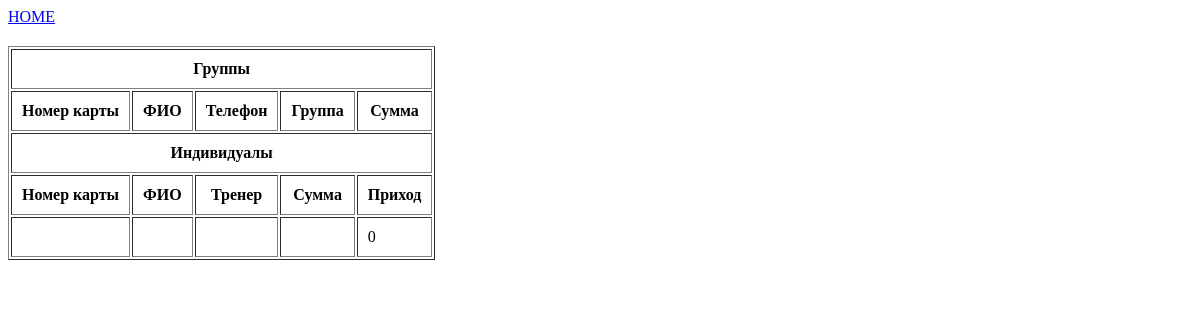
/report, run on an earlier commit of the app's database.
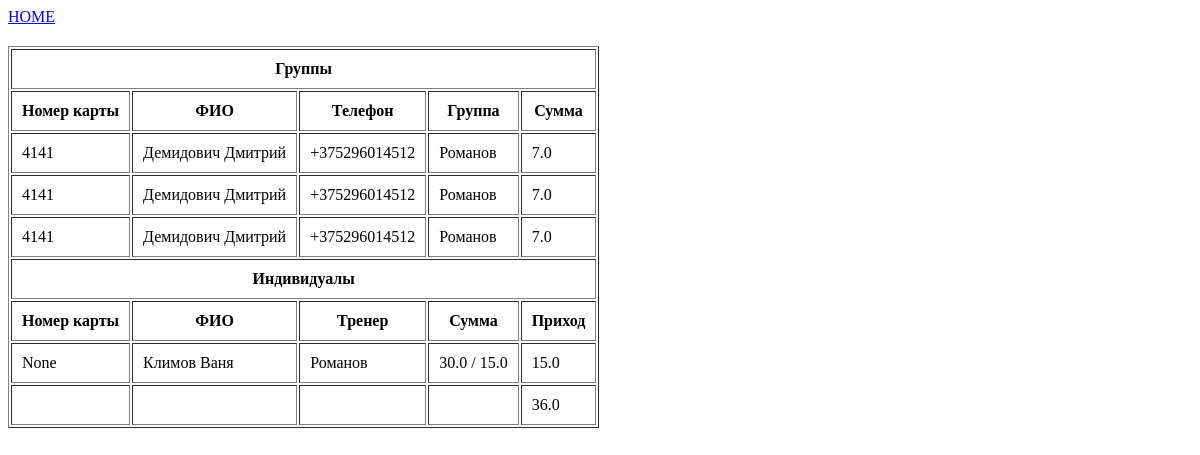
And on a later commit of the database.
### billing/models.py (models this page shows, shortened)
class Payment(models.Model):
    client = models.ForeignKey(Client, on_delete=models.PROTECT, verbose_name='Плательщик')
    payment_to_choices = [
        ('G', 'В группу'),
        ('I', 'Индивидуально')
    ]
    payment_type_choices = [
        ('O', 'Разовый платеж'),
        ('M', 'Месячный взнос')
    ]
    payment_to = models.CharField(max_length=1, choices=payment_to_choices, default='G', verbose_name='Направление оплаты')
    payment_type = models.CharField(max_length=1, choices=payment_type_choices, default='M', verbose_name='Тип оплаты')
    trener = models.ForeignKey(Trener, on_delete=models.PROTECT, verbose_name='Тренер', blank=True, null=True)
    group = models.ForeignKey(Group, on_delete=models.PROTECT, verbose_name='Группа', blank=True, null=True)
    date = models.DateField(verbose_name='Дата оплаты', default=timezone.now)
    amount = models.FloatField(verbose_name='Сумма', default=60)
    trener_part = models.FloatField(verbose_name='Тренеру', default=0)
    def today(self):
        return date.today()
    def total_amount(self):
        return self.amount - self.trener_part
    class Meta:
        verbose_name = 'Оплата'
        verbose_name_plural = 'Оплаты'

class Client(models.Model):
    member_card = models.CharField(verbose_name='Членская карта', max_length=4, blank=True, null=True)
    name = models.CharField(verbose_name='ФИО', max_length=50, blank=True, null=True)
    tel_number = models.CharField(verbose_name='Номер телефона', max_length=20, blank=True, null=True)
    info = models.TextField(verbose_name='Дополнительная информация', null=True, blank=True)
    training_type_choices = [
        ('I', 'Индивидуал'),
        ('G', 'В группе'),
        ('B', 'Смешанный'),
    ]
    cl_type = models.CharField(verbose_name='Тип клиента', max_length=1, choices=training_type_choices, default='G')
    treners = models.ManyToManyField(Trener, verbose_name='Тренер', blank=True)
    groups = models.ManyToManyField(Group, verbose_name='Группа', blank=True)
    def __str__(self):
        return self.name
    class Meta:
        verbose_name = 'Клиент'
        verbose_name_plural = 'Клиенты'

class Group(models.Model):
    gr_type_choices = [
        ('A', 'Взрослая'),
        ('C', 'Детская')
    ]
    sport_type_choices = [
        ('B', 'Классический бокс'),
        ('T', 'Тайский бокс'),
        ('W', 'Женская группа'),
        ('M', 'ММА')
    ]
    gr_type = models.CharField(verbose_name='Возраст', max_length=1, choices=gr_type_choices, default='A')
    sport_type = models.CharField(verbose_name='Тип', max_length=1, choices = sport_type_choices, default='T')
    time = models.TimeField(verbose_name='Время')
    trener = models.ForeignKey('Trener', verbose_name='Тренер', on_delete=models.PROTECT, null=True, blank=True)
    address = models.ForeignKey('Address', verbose_name='Зал', on_delete=models.PROTECT, null=True, blank=True)
    class Meta:
        verbose_name = 'Группа'
        verbose_name_plural = 'Группы'

class Trener(models.Model):
    name = models.CharField(max_length=50, verbose_name = 'Имя')
    tel_number = models.CharField(max_length=20, verbose_name = 'Номер телефона')
    info = models.TextField(blank=True, null=False, verbose_name = 'Дополнительная информация')
    class Meta:
        verbose_name = 'Тренер'
        verbose_name_plural = 'Тренеры'
    def __str__(self):
        return self.name.split(' ')[0]

### billing/views.py (the view)
# urls.py: path('report', views.get_report, name='get_report'),
def get_report(request):
    payments = Payment.objects.all()
    return render(request, 'billing/report.html', {
        'payments': payments,
        'result' : total_payment(payments, date.today()),
    })

### billing/views.py (called while the page is built)
def total_payment(payments, date=date.today()):
    result = 0
    for payment in payments:
        if payment.date >= date:
            if payment.payment_to == 'G':
                result += payment.amount
            else:
                result += payment.total_amount()
    return result

### ChinukMaster/templates/billing/report.html (shortened to what this page needs)
{% extends 'billing/base.html' %}
{% block content %}
    <table cellpadding='10' border="1px solid black">
        <tr>
            <th colspan="5">Группы</th>
        </tr>
        <tr>
            <th>Номер карты</th>
            <th>ФИО</th>
            <th>Телефон</th>
            <th>Группа</th>
            <th>Сумма</th>
        </tr>
    {% for payment in payments %}
        {% if payment.group %}
            {% if payment.date == payment.today %}
                <tr>
                    <td>{{payment.client.member_card}}</td>
                    <td>{{payment.client}}</td>
                    <td>{{payment.client.tel_number}}</td>
                    <td>{{payment.group.trener}}</td>
                    <td>{{payment.amount}}</td>
                </tr>
            {% endif %}
        {% endif %}
    {% endfor %}
    <tr>
        <th colspan="5">Индивидуалы</th>
    </tr>
    <tr>
        <th>Номер карты</th>
        <th>ФИО</th>
        <th>Тренер</th>
        <th>Сумма</th>
        <th>Приход</th>
    </tr>
    {% for payment in payments %}
        {% if payment.trener %}
            {% if payment.date == payment.today %}
                <tr>
                    <td>{{payment.client.member_card}}</td>
                    <td>{{payment.client}}</td>
                    <td>{{payment.trener}}</td>
                    <td>{{payment.amount}} / {{payment.trener_part}}</td>
                    <td>{{payment.total_amount}}</td>
                </tr>
            {% endif %}
        {%endif%}
    {% endfor %}
    <tr>
        <td></td>
        <td></td>
        <td></td>
        <td></td>
        <td>{{result}}</td>
    </tr>
</table>
{% endblock %}

What changed in the data, as far as the page shows it:
added Payment: client.member_card "4141", client "Демидович Дмитрий", client.tel_number "+375296014512", group.trener "Романов", amount "7.0"
added Payment: client.member_card "4141", client "Демидович Дмитрий", client.tel_number "+375296014512", group.trener "Романов", amount "7.0"
added Payment: client.member_card "4141", client "Демидович Дмитрий", client.tel_number "+375296014512", group.trener "Романов", amount "7.0"
added Payment: client.member_card "None", client "Климов Ваня", trener "Романов", amount "30.0", trener_part "15.0", total_amount "15.0"
Also different on the page:
{{ result }}: "0" → "36.0"
